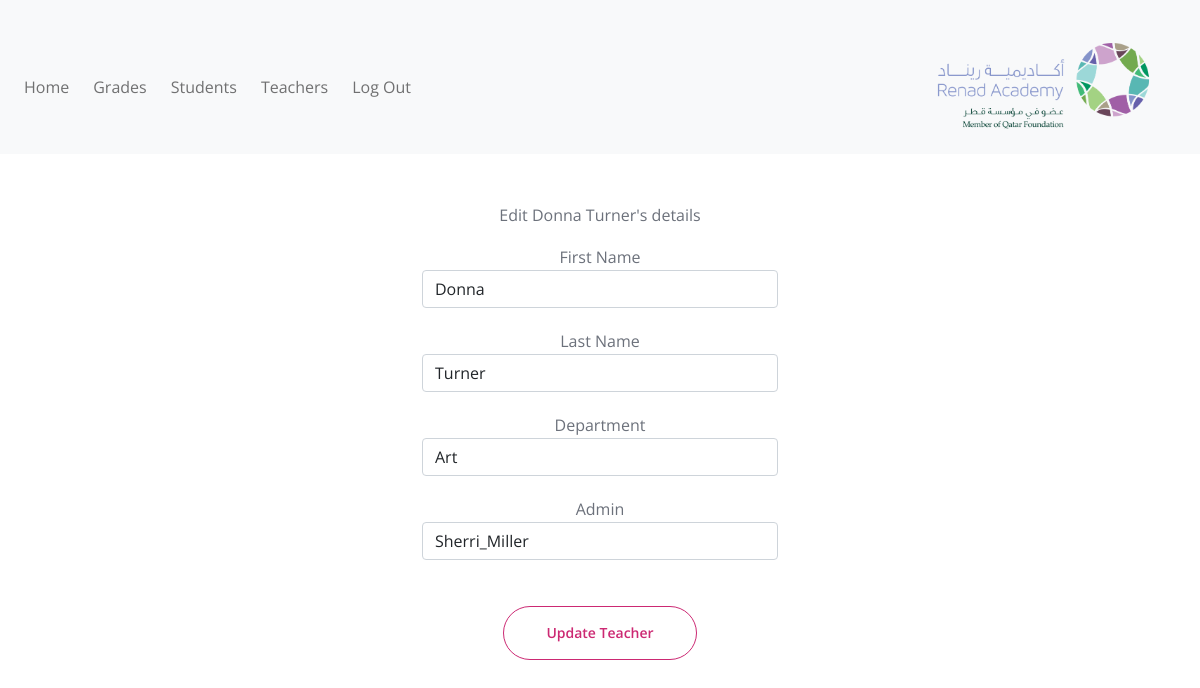
The page /edit_teacher_admin.php?userName=Donna_Turner (signed in) on the database its author committed.
### tables this page shows
CREATE TABLE `TEACHER` (
  `TeacherUsername` varchar(200) NOT NULL,
  `First_name` varchar(200) NOT NULL,
  `Last_name` varchar(200) NOT NULL,
  `Password` varchar(200) NOT NULL,
  `Department` varchar(200) NOT NULL,
  `AdminUsername` varchar(200) DEFAULT NULL
);

### edit_teacher_admin.php (the view, shortened to what this page needs)
<!DOCTYPE html>
<html lang="en">
<head>
  <link href="https://cdn.jsdelivr.net/npm/bootstrap@5.1.1/dist/css/bootstrap.min.css" rel="stylesheet">
    <link href="css/bootstrap.min.css" rel="stylesheet">
    <link href="css/fontawesome-all.min.css" rel="stylesheet">
    <link href="css/swiper.css" rel="stylesheet">
	<link href="css/styles.css" rel="stylesheet">
</head>
<body>
    <nav class="navbar navbar-expand-sm bg-light navbar-light">
        <div class="container-fluid">
          <ul class="navbar-nav">
            <li class="nav-item">
              <a class="nav-link" href="admin_homepage.php">Home</a>
            </li>
           <li class="nav-item">
              <a class="nav-link" href="gradeslist.php">Grades</a>
            </li>
            <li class="nav-item">
              <a class="nav-link" href="studentslist.php">Students</a>
            </li>
            <li class="nav-item">
              <a class="nav-link" href="teacherslist.php">Teachers</a>
            </li>
            <li class="nav-item">
              <a class="nav-link" href="login.php">Log Out</a>
            </li>
          </ul>
          <a class="navbar-brand" href="admin_homepage.php">
            <img src="renad_logo.png" alt="Avatar Logo" style="width:250px;" class="rounded-pill">
          </a>
        </div>
      </nav>
<?php
    $admin_list = array();
    $servername = "isproject.org";
    $username = "RenadAcademy";
    $password = "RahafSaraMahaAlnada";
    $dbname = "RENAD_ACADEMY";
    $conn = new mysqli($servername, $username, $password, $dbname);
    $sql = "SELECT AdminUsername FROM ADMIN";
    $sql2 = "SELECT * FROM TEACHER WHERE TeacherUsername='$_SESSION[tusername]'";
    $result2 = $conn->query($sql2);
    $resultIssql = $conn->query($sql);
    if ($result2->num_rows > 0){
    while($row = $result2->fetch_assoc()){
        $fname=$row["First_name"];
        $lname=$row["Last_name"];
        $department=$row["Department"];
        $ausername=$row["AdminUsername"];
    }
}
    if ($resultIssql->num_rows > 0){
        while($row = $resultIssql->fetch_assoc()){
                array_push($admin_list, $row["AdminUsername"]);
                }
            } else {
            echo "";
        }
?>
   <div class="container mt-5">
  <div class="row">
    <div class="col-sm-4">
    </div>
    <div class="col-sm-4" align="center">
        <p> Edit <?php echo $fname . " " . $lname ."'s details"; ?></p>
      <form align="center" method="post" action="edit_teacher_admin_db.php">
  <div class="form-group">
    <label for="fname">First Name</label>
    <input type="text" class="form-control" name="fname" id="fname" value=<?php echo $fname?> required>
  </div>
    <div class="form-group">
    <label for="lname">Last Name</label>
    <input type="text" class="form-control" name="lname" id="lname" value=<?php echo $lname?> required>
    </div>
        <div class="form-group">
    <label for="department">Department</label>
    <input type="text" class="form-control" name="department" id="department" value=<?php echo $department?> required>
  </div>
  <div class="form-group">
      <label for="adminusername">Admin</label>
      <select id="adminusername"  name="adminusername" class="form-control" required>
          <?php
          foreach ($admin_list as $admin){
              if ($admin == $ausername){
                  echo "<option selected>".$admin."</option>";
              } else {
                  echo "<option>".$admin."</option>";
              }
          }
            ?>
      </select>
    </div>
<br>
  <button type="submit" class="btn-outline-lg">Update Teacher</button>
</form>
    </div>
    <div class="col-sm-4">
    </div>
  </div>
</div>
</body>

### css/styles.css (style rules this page uses)
body, html { width: 100%; height: 100%; }
body, p { color: #6c717b; font: 400 1rem/1.625rem "Open Sans", sans-serif; }
a { color: #6c717b; }
.btn-outline-lg { display: inline-block; padding: 1.625rem 2.625rem 1.625rem 2.625rem; border: 1px solid #cc2973; border-radius: 30px; background-color: transparent; color: #cc2973; font-weight: 600; font-size: 0.875rem; line-height: 0; text-decoration: none; transition: all 0.2s; }
.form-group { position: relative; margin-bottom: 1.25rem; }
@media (min-width: 992px) { .navbar { padding-top: 1.75rem; background-color: #ffffff; box-shadow: none; transition: all 0.2s; } }
@media (min-width: 992px) { .navbar .navbar-nav { margin-top: 0; margin-bottom: 0; } }
@media (min-width: 992px) { .navbar .nav-item .nav-link { padding-right: 0.75rem; padding-left: 0.75rem; } }
@media (min-width: 1200px) { .container { max-width: 1140px; } }

### rows shown on the page
teacher: First_name "Donna", Last_name "Turner", fname "Donna", lname "Turner", department "Art", adminusername "Sherri_Miller"
